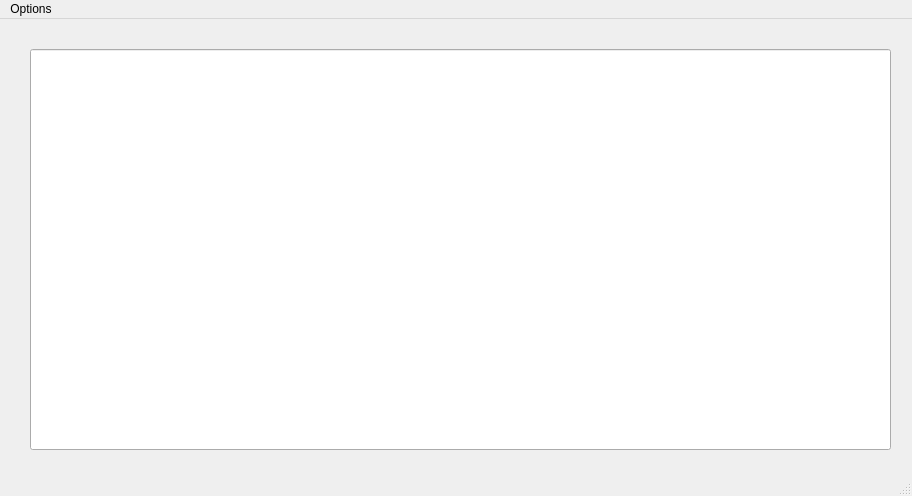
<?xml version="1.0" encoding="UTF-8"?>
<ui version="4.0">
 <class>Application</class>
 <widget class="QMainWindow" name="Application">
  <property name="geometry">
   <rect>
    <x>0</x>
    <y>0</y>
    <width>912</width>
    <height>496</height>
   </rect>
  </property>
  <property name="windowTitle">
   <string>Application</string>
  </property>
  <widget class="QWidget" name="centralWidget">
   <widget class="QLineEdit" name="console">
    <property name="geometry">
     <rect>
      <x>30</x>
      <y>30</y>
      <width>861</width>
      <height>401</height>
     </rect>
    </property>
    <property name="echoMode">
     <enum>QLineEdit::NoEcho</enum>
    </property>
   </widget>
  </widget>
  <widget class="QMenuBar" name="menuBar">
   <property name="geometry">
    <rect>
     <x>0</x>
     <y>0</y>
     <width>912</width>
     <height>21</height>
    </rect>
   </property>
   <widget class="QMenu" name="menuOptions">
    <property name="title">
     <string>Options</string>
    </property>
    <addaction name="actionConnect"/>
    <addaction name="actionDisconnect"/>
    <addaction name="actionModify_Settings"/>
   </widget>
   <addaction name="menuOptions"/>
  </widget>
  <widget class="QStatusBar" name="statusBar"/>
  <action name="actionConnect">
   <property name="text">
    <string>Connect</string>
   </property>
  </action>
  <action name="actionDisconnect">
   <property name="text">
    <string>Disconnect</string>
   </property>
  </action>
  <action name="actionModify_Settings">
   <property name="text">
    <string>Modify Settings</string>
   </property>
  </action>
 </widget>
 <layoutdefault spacing="6" margin="11"/>
 <resources/>
 <connections/>
</ui>
